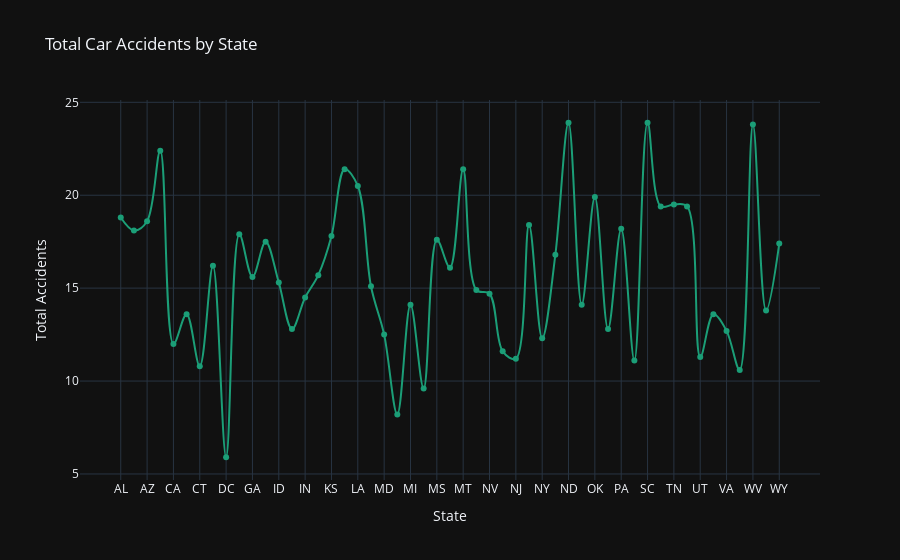

Notebook cell for this chart:
### Code cell
#line chart of total accidents
fig = px.line(df, x='abbrev', y='total',
              title='Total Car Accidents by State',
              labels={'abbrev':'State', 'total':'Total Accidents'},
              template='plotly_dark',
              markers=True,
              line_shape='spline',
              color_discrete_sequence=px.colors.qualitative.Dark2,
              )
fig.show()

### Figure 1 — Plotly figure (JSON) as saved in the notebook; plotly's stock layout.template omitted (floating-point values rounded to 4 significant figures)
{"data": [{"hovertemplate": "State=%{x}<br>Total Accidents=%{y}<extra></extra>", "legendgroup": "", "line": {"color": "rgb(27,158,119)", "dash": "solid", "shape": "spline"}, "marker": {"symbol": "circle"}, "mode": "lines+markers", "name": "", "orientation": "v", "showlegend": false, "type": "scatter", "x": ["AL", "AK", "AZ", "AR", "CA", "CO", "CT", "DE", "DC", "FL", "GA", "HI", "ID", "IL", "IN", "IA", "KS", "KY", "LA", "ME", "MD", "MA", "MI", "MN", "MS", "MO", "MT", "NE", "NV", "NH", "NJ", "NM", "NY", "NC", "ND", "OH", "OK", "OR", "PA", "RI", "SC", "SD", "TN", "TX", "UT", "VT", "VA", "WA", "WV", "WI", "WY"], "xaxis": "x", "y": [18.8, 18.1, 18.6, 22.4, 12, 13.6, 10.8, 16.2, 5.9, 17.9, 15.6, 17.5, 15.3, 12.8, 14.5, 15.7, 17.8, 21.4, 20.5, 15.1, 12.5, 8.2, 14.1, 9.6, 17.6, 16.1, 21.4, 14.9, 14.7, 11.6, 11.2, 18.4, 12.3, 16.8, 23.9, 14.1, 19.9, 12.8, 18.2, 11.1, 23.9, 19.4, 19.5, 19.4, 11.3, 13.6, 12.7, 10.6, 23.8, 13.8, 17.4], "yaxis": "y"}], "layout": {"legend": {"tracegroupgap": 0}, "title": {"text": "Total Car Accidents by State"}, "xaxis": {"anchor": "y", "domain": [0, 1], "title": {"text": "State"}}, "yaxis": {"anchor": "x", "domain": [0, 1], "title": {"text": "Total Accidents"}}}}
